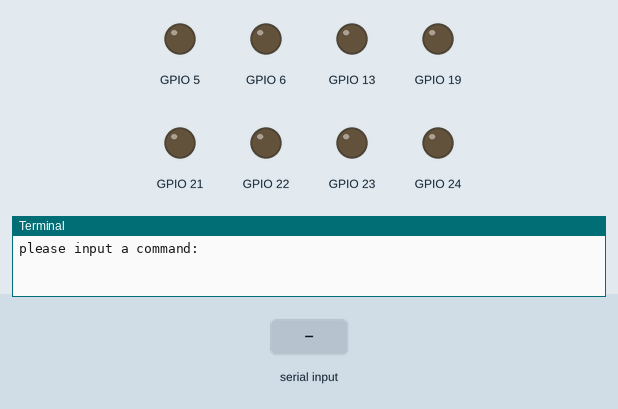
Simulated run of this program. Board: Raspberry Pi (BCM pin numbers). Shown: output pins drawn as LEDs (lit = HIGH), the last lines printed to the terminal. Inputs (shaded band) come from the test bench.

Above: at 1.2 s.
1.3 s: "1" typed at the terminal, then Enter
At 2.5 s:
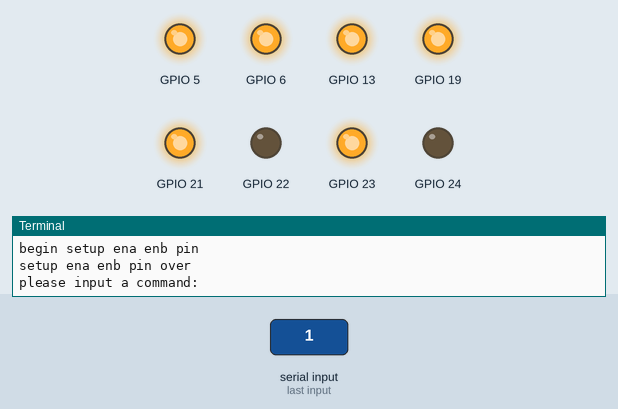
2.8 s: "2" typed at the terminal, then Enter
At 3.8 s:
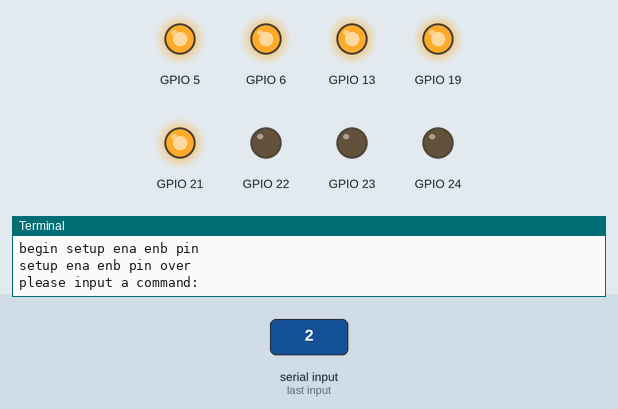
4.3 s: "3" typed at the terminal, then Enter
At 5.0 s:
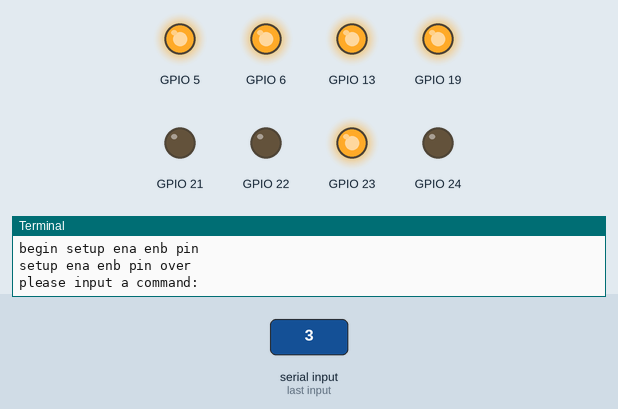
5.8 s: "4" typed at the terminal, then Enter
At 6.1 s:
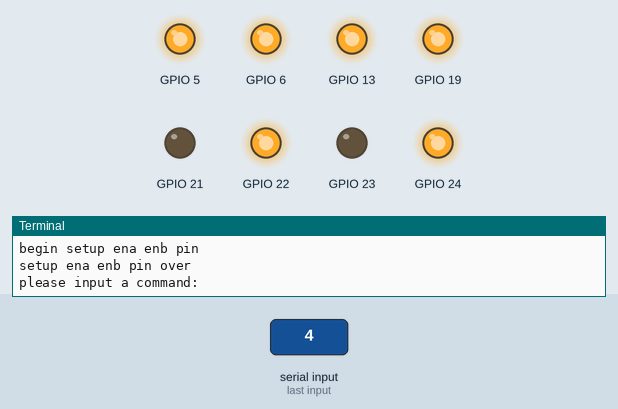
7.3 s: "5" typed at the terminal, then Enter
At 8.5 s:
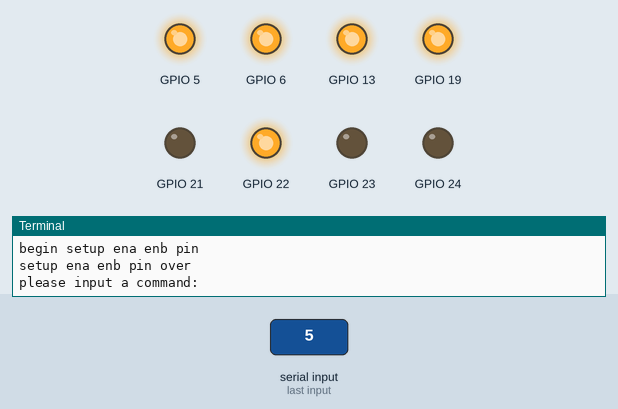
8.8 s: "6" typed at the terminal, then Enter
At 9.6 s:
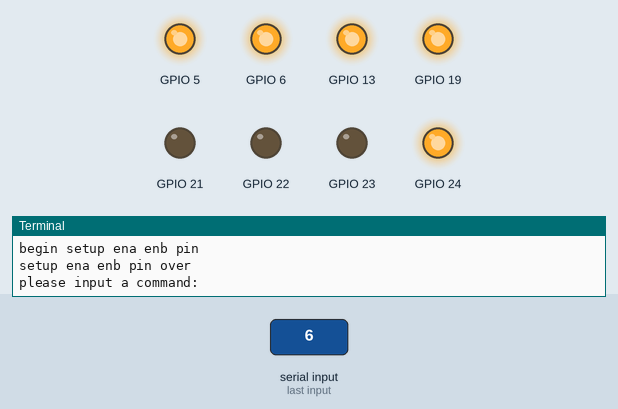
Timing chart, 0 to 11.3 s (numbered marks = the images above; inputs shaded):
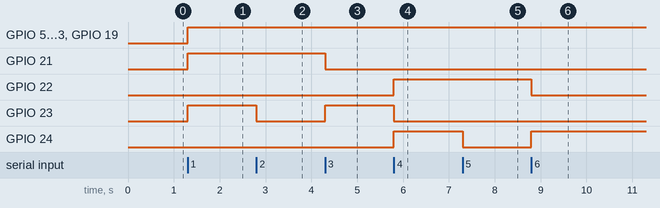

The program:

car.py
```python
#!/usr/bin/env python
# -*- coding:utf-8 -*-
#Author  :hstking
#E-mail  :hstking@hotmail.com
#Ctime   :2015/09/21
#Mtime   :
#Version :


import RPi.GPIO as GPIO
import time
import sys


####  定义Car类
class Car(object):
	def __init__(self):
		self.enab_pin = [5,6,13,19]
####  self.enab_pin是使能端的pin
		self.inx_pin = [21,22,23,24]
####  self.inx_pin是控制端in的pin
		self.RightAhead_pin = self.inx_pin[0]
		self.RightBack_pin = self.inx_pin[1]
		self.LeftAhead_pin = self.inx_pin[2]
		self.LeftBack_pin = self.inx_pin[3]
####  分别是右轮前进，右轮退后，左轮前进，左轮退后的pin
#		self.setup()

####  setup函数初始化端口
	def setup(self):
		print "begin setup ena enb pin"
		GPIO.setmode(GPIO.BCM)
		GPIO.setwarnings(False)
		for pin in self.enab_pin:
			GPIO.setup(pin,GPIO.OUT)
			GPIO.output(pin,GPIO.HIGH)

####  初始化使能端pin，设置成高电平
		pin = None
		for pin in self.inx_pin:
			GPIO.setup(pin,GPIO.OUT)
			GPIO.output(pin,GPIO.LOW)
####  初始化控制端pin，设置成低电平
		print "setup ena enb pin over"

####   clean the status
	def stop(self):
		try:
			GPIO.cleanup()
			print('清理引脚成功')
		except:
			print('清除所有资源出错，请检查一下')
####  fornt函数，小车前进
	def front(self):
		self.setup()
		GPIO.output(self.RightAhead_pin,GPIO.HIGH)
		GPIO.output(self.LeftAhead_pin,GPIO.HIGH)

####  leftFront函数，小车左拐弯
	def leftFront(self):
		self.setup()
		GPIO.output(self.RightAhead_pin,GPIO.HIGH)

####  rightFront函数，小车右拐弯
	def rightFront(self):
		self.setup()
		GPIO.output(self.LeftAhead_pin,GPIO.HIGH)

####  rear函数，小车后退
	def rear(self):
		self.setup()
		GPIO.output(self.RightBack_pin,GPIO.HIGH)
		GPIO.output(self.LeftBack_pin,GPIO.HIGH)

####  leftRear函数，小车左退
	def leftRear(self):
		self.setup()
		GPIO.output(self.RightBack_pin,GPIO.HIGH)

####  rightRear函数，小车右退
	def rightRear(self):
		self.setup()
		GPIO.output(self.LeftBack_pin,GPIO.HIGH)

	def work(selcf,status):
		if status == "front" or status =='1':
			selcf.front()
		elif status == "leftFront" or status == '2':
			selcf.leftFront()
		elif status == "rightFront" or status == '3':
			selcf.rightFront()
		elif status == "rear" or status == '4':
			selcf.rear()
		elif status == "leftRear" or status == '5':
			selcf.leftRear()
		elif status == "rightRear" or status == '6':
			selcf.rightRear()
		elif status == "stop" or status == '7':
			selcf.setup()
			selcf.stop()
####  定义main主函数
def main():
	car = Car()
	status =1
	while 1:
		status = str(input('please input a command:'))
		car.work(status)
		if status == '0':
			break

if __name__ == '__main__':
#	main(sys.argv[1])
	main()
```

Measured:
- after the input at 1.3 s, GPIO 5, GPIO 6, GPIO 13, GPIO 19, GPIO 21, GPIO 23: LOW → HIGH at once
- after the input at 2.8 s, GPIO 23: HIGH → LOW at once
- after the input at 4.3 s, GPIO 21: HIGH → LOW at once; GPIO 23: LOW → HIGH at once
- after the input at 5.8 s, GPIO 22, GPIO 24: LOW → HIGH at once; GPIO 23: HIGH → LOW at once
- after the input at 7.3 s, GPIO 24: HIGH → LOW at once
- after the input at 8.8 s, GPIO 22: HIGH → LOW at once; GPIO 24: LOW → HIGH at once
